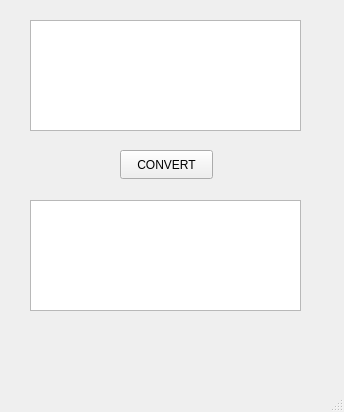
<?xml version="1.0" encoding="UTF-8"?>
<ui version="4.0">
 <class>MainWindow</class>
 <widget class="QMainWindow" name="MainWindow">
  <property name="geometry">
   <rect>
    <x>0</x>
    <y>0</y>
    <width>344</width>
    <height>412</height>
   </rect>
  </property>
  <property name="windowTitle">
   <string>MainWindow</string>
  </property>
  <widget class="QWidget" name="centralwidget">
   <widget class="QTextEdit" name="textEdit">
    <property name="geometry">
     <rect>
      <x>30</x>
      <y>20</y>
      <width>271</width>
      <height>111</height>
     </rect>
    </property>
   </widget>
   <widget class="QTextEdit" name="textEdit_2">
    <property name="geometry">
     <rect>
      <x>30</x>
      <y>200</y>
      <width>271</width>
      <height>111</height>
     </rect>
    </property>
   </widget>
   <widget class="QPushButton" name="pushButton">
    <property name="geometry">
     <rect>
      <x>120</x>
      <y>150</y>
      <width>93</width>
      <height>29</height>
     </rect>
    </property>
    <property name="text">
     <string>CONVERT</string>
    </property>
   </widget>
  </widget>
  <widget class="QMenuBar" name="menubar">
   <property name="geometry">
    <rect>
     <x>0</x>
     <y>0</y>
     <width>344</width>
     <height>26</height>
    </rect>
   </property>
  </widget>
  <widget class="QStatusBar" name="statusbar"/>
 </widget>
 <resources/>
 <connections/>
</ui>
